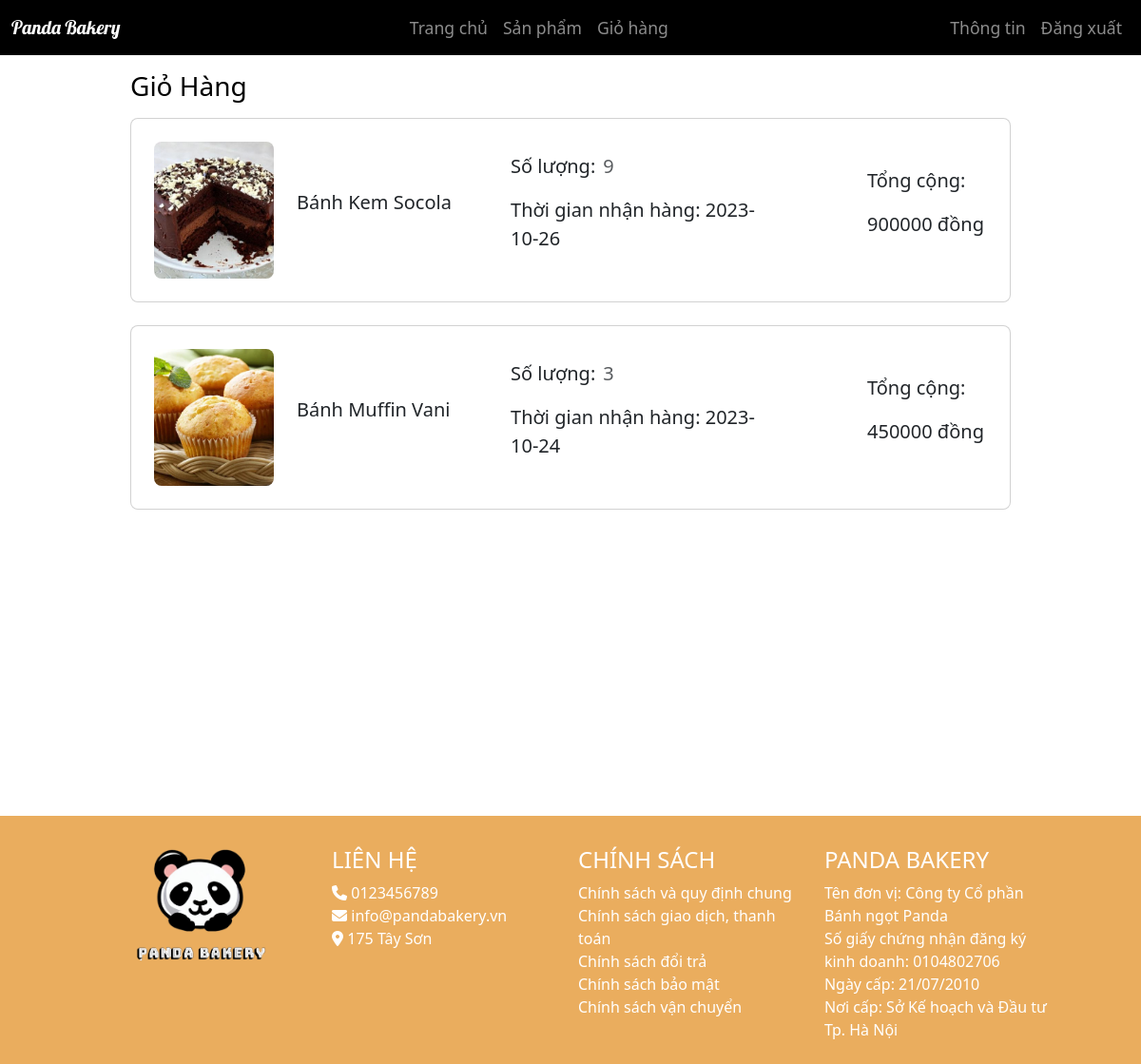
Screenshot of /cart.php (signed in) with the database file from the repository.
### tables this page shows
CREATE TABLE `bill` (
  `id` int(11) NOT NULL,
  `customer_id` int(11) NOT NULL,
  `product_id` int(11) NOT NULL,
  `amount` int(11) NOT NULL,
  `delivery_time` date NOT NULL,
  `admin_id` int(11) DEFAULT 1
);

CREATE TABLE `product` (
  `product_id` int(11) NOT NULL,
  `image` varchar(300) NOT NULL,
  `name` varchar(100) NOT NULL,
  `price` int(11) NOT NULL,
  `admin_id` int(11) NOT NULL
);

CREATE TABLE `shop` (
  `address_id` int(11) NOT NULL,
  `address` varchar(150) NOT NULL,
  `admin_id` int(11) NOT NULL
);

### cart.php (the view, shortened to what this page needs)
<?php
include('assets/header.php');
?>
  <div class="container min-vh-100">
    <div class="row d-flex justify-content-center h-100">
      <div class="col-10">
        <div class="mb-3 mt-3">
          <h3 class="fw-normal mb-0 text-black">Giỏ Hàng</h3>
        </div>
        <?php
        $customer_id = $_SESSION['user_id'];
        $sql = "SELECT product.image as image, product.name as name, bill.amount as amount, product.price as price, bill.delivery_time as delivery_time FROM bill INNER JOIN product ON bill.product_id = product.product_id WHERE customer_id = $customer_id ORDER BY bill.delivery_time desc";
        $query = mysqli_query($con, $sql);
        if ($query) {
            while ($row = mysqli_fetch_assoc($query)) { ?>
        <div class="card rounded-3 mb-4">
          <div class="card-body p-4">
            <div class="row d-flex justify-content-between align-items-center">
              <div class="col-md-2 col-lg-2 col-xl-2">
                <img src="./assets/images/products/<?php echo $row['image']; ?>" class="card-img-top rounded-3" style="height: 9rem">
              </div>
              <div class="col-md-3 col-lg-3 col-xl-3">
                <p class="lead fw-normal"><?php echo $row['name'] ?></p>
              </div>
              <div class="col-md-3 col-lg-3 col-xl-4">
                <p class="lead fw-normal">Số lượng:<span class=" ms-2 text-muted"><?php echo $row['amount'] ?></span></p>
                <p class="fs-5">Thời gian nhận hàng: <?php echo $row['delivery_time'] ?></p>
              </div>
              <div class="col-md-3 col-lg-2 col-xl-2 offset-lg-1">
                <p class="fs-5">Tổng cộng:</p>
                <p class="fs-5"><?php echo $row['amount'] * $row['price'] ?> đồng</p>
              </div>
            </div>
          </div>
        </div>
        <?php } } ?>
      </div>
    </div>
  </div>
<?php
include('assets/footer.php');
?>

### assets/footer.php (shortened to what this page needs)
<footer class="bg-orange pt-4">
    <div id="contact" class="container-fluid d-flex justify-content-center align-items-center">
        <div class="row">
            <div class="p-2 col-lg-3 col-md-6 col-sm-12 col-xs-12">
                <img src="assets/images/logo.png" alt="logo" class="contact-logo">
            </div>
            <div class="p-2 col-lg-3 col-md-6 col-sm-12 col-xs-12">
                <h4 class="text-white">LIÊN HỆ</h4>
                <a href="tel:+84123456789" class="text-decoration-none text-white d-block"><i class="fa-solid fa-phone"></i> 0123456789</a>
                <a href="mailto:info@pandabakery.vn" class="text-decoration-none text-white d-block"><i class="fa-solid fa-envelope"></i> info@pandabakery.vn</a>
                <?php
                    $sql = "SELECT * FROM shop";
                    $query = mysqli_query($con, $sql);
                    while($row = mysqli_fetch_assoc($query)) { ?>
                        <span class="text-white d-block"><i class="fa-solid fa-location-dot"></i> <?php echo $row['address'] ?></span>
                    <?php } ?>
            </div>
            <div class="p-2 col-lg-3 col-md-6 col-sm-12 col-xs-12">
                <h4 class="text-white">CHÍNH SÁCH</h4>
                <a href="#" class="text-decoration-none text-white d-block">Chính sách và quy định chung</a>
                <a href="#" class="text-decoration-none text-white d-block">Chính sách giao dịch, thanh toán</a>
                <a href="#" class="text-decoration-none text-white d-block">Chính sách đổi trả</a>
                <a href="#" class="text-decoration-none text-white d-block">Chính sách bảo mật</a>
                <a href="#" class="text-decoration-none text-white d-block">Chính sách vận chuyển</a>
            </div>
            <div class="p-2 col-lg-3 col-md-6 col-sm-12 col-xs-12">
                <h4 class="text-white">PANDA BAKERY</h4>
                <p class="text-white">
                    Tên đơn vị: Công ty Cổ phần Bánh ngọt Panda <br>
                    Số giấy chứng nhận đăng ký kinh doanh: 0104802706 <br>
                    Ngày cấp: 21/07/2010 <br>
                    Nơi cấp: Sở Kế hoạch và Đầu tư Tp. Hà Nội
                </p>
            </div>
        </div>
    </div>
</footer>
</body>
</html>

### assets/style.css (style rules this page uses)
.bg-orange { background-color: rgb(234, 173, 94); }
.contact-logo { width: 140px; border-radius: 15px; object-fit: cover; object-position: center; display: block; margin-left: auto; margin-right: auto; }
.card-img-top { width: 100%; height: 13rem; object-fit: cover; object-position: center; }

### rows the page displays
bill: product.image (picture), product.name "Bánh Kem Socola", amount "9", delivery_time "2023-10-26", $row['amount']*$row['price'] "900000"
bill: product.image (picture), product.name "Bánh Muffin Vani", amount "3", delivery_time "2023-10-24", $row['amount']*$row['price'] "450000"
shop: address "175 Tây Sơn"
